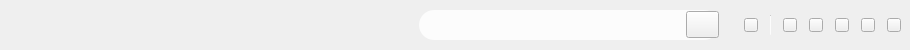
       <widget class="QWidget" name="topWidget" native="true">
        <property name="minimumSize">
         <size>
          <width>0</width>
          <height>50</height>
         </size>
        </property>
        <property name="maximumSize">
         <size>
          <width>16777215</width>
          <height>50</height>
         </size>
        </property>
        <property name="styleSheet">
         <string notr="true"/>
        </property>
        <layout class="QHBoxLayout" name="topWidgetLayout">
         <property name="spacing">
          <number>0</number>
         </property>
         <property name="leftMargin">
          <number>0</number>
         </property>
         <property name="topMargin">
          <number>0</number>
         </property>
         <property name="rightMargin">
          <number>0</number>
         </property>
         <property name="bottomMargin">
          <number>0</number>
         </property>
         <item>
          <widget class="QWidget" name="topLeftWidget" native="true">
           <property name="minimumSize">
            <size>
             <width>370</width>
             <height>0</height>
            </size>
           </property>
           <property name="maximumSize">
            <size>
             <width>370</width>
             <height>16777215</height>
            </size>
           </property>
           <property name="styleSheet">
            <string notr="true"/>
           </property>
           <widget class="QWidget" name="horizontalLayoutWidget">
            <property name="geometry">
             <rect>
              <x>10</x>
              <y>10</y>
              <width>101</width>
              <height>31</height>
             </rect>
            </property>
            <layout class="QHBoxLayout" name="userWindow">
             <property name="spacing">
              <number>0</number>
             </property>
             <property name="topMargin">
              <number>0</number>
             </property>
            </layout>
           </widget>
          </widget>
         </item>
         <item>
          <widget class="QWidget" name="topRightWidget" native="true">
           <property name="styleSheet">
            <string notr="true"/>
           </property>
           <layout class="QHBoxLayout" name="topRightWidgetLayout">
            <property name="spacing">
             <number>12</number>
            </property>
            <item>
             <spacer name="horizontalSpacer">
              <property name="orientation">
               <enum>Qt::Horizontal</enum>
              </property>
              <property name="sizeHint" stdset="0">
               <size>
                <width>40</width>
                <height>20</height>
               </size>
              </property>
             </spacer>
            </item>
            <item>
             <widget class="QWidget" name="searchWidget" native="true">
              <property name="minimumSize">
               <size>
                <width>300</width>
                <height>30</height>
               </size>
              </property>
              <property name="maximumSize">
               <size>
                <width>300</width>
                <height>30</height>
               </size>
              </property>
              <property name="styleSheet">
               <string notr="true">#searchWidget{background:rgba(255,255,255,200); border-radius:15px;}</string>
              </property>
              <layout class="QHBoxLayout" name="searchWidgetLayout">
               <property name="spacing">
                <number>0</number>
               </property>
               <property name="leftMargin">
                <number>10</number>
               </property>
               <property name="topMargin">
                <number>0</number>
               </property>
               <property name="rightMargin">
                <number>0</number>
               </property>
               <property name="bottomMargin">
                <number>0</number>
               </property>
               <item>
                <widget class="MusicLocalSongSearchInlineEdit" name="musicSongSearchLine" native="true">
                 <property name="minimumSize">
                  <size>
                   <width>260</width>
                   <height>30</height>
                  </size>
                 </property>
                 <property name="maximumSize">
                  <size>
                   <width>260</width>
                   <height>30</height>
                  </size>
                 </property>
                 <property name="styleSheet">
                  <string notr="true"/>
                 </property>
                 <property name="text" stdset="0">
                  <string/>
                 </property>
                </widget>
               </item>
               <item>
                <widget class="QToolButton" name="musicSearchButton">
                 <property name="minimumSize">
                  <size>
                   <width>33</width>
                   <height>27</height>
                  </size>
                 </property>
                 <property name="maximumSize">
                  <size>
                   <width>33</width>
                   <height>27</height>
                  </size>
                 </property>
                 <property name="text">
                  <string/>
                 </property>
                </widget>
               </item>
              </layout>
             </widget>
            </item>
            <item>
             <widget class="QLabel" name="marginLabel">
              <property name="minimumSize">
               <size>
                <width>1</width>
                <height>1</height>
               </size>
              </property>
              <property name="maximumSize">
               <size>
                <width>1</width>
                <height>1</height>
               </size>
              </property>
             </widget>
            </item>
            <item>
             <widget class="QToolButton" name="musicWindowChangeSkin">
              <property name="minimumSize">
               <size>
                <width>14</width>
                <height>14</height>
               </size>
              </property>
              <property name="maximumSize">
               <size>
                <width>14</width>
                <height>14</height>
               </size>
              </property>
              <property name="cursor">
               <cursorShape>PointingHandCursor</cursorShape>
              </property>
              <property name="text">
               <string/>
              </property>
             </widget>
            </item>
            <item>
             <widget class="QFrame" name="frame">
              <property name="minimumSize">
               <size>
                <width>1</width>
                <height>20</height>
               </size>
              </property>
              <property name="maximumSize">
               <size>
                <width>1</width>
                <height>20</height>
               </size>
              </property>
              <property name="styleSheet">
               <string notr="true">background:rgba(255,255,255,150)</string>
              </property>
              <property name="frameShape">
               <enum>QFrame::VLine</enum>
              </property>
              <property name="frameShadow">
               <enum>QFrame::Sunken</enum>
              </property>
              <property name="lineWidth">
               <number>1</number>
              </property>
              <property name="midLineWidth">
               <number>0</number>
              </property>
             </widget>
            </item>
            <item>
             <widget class="QToolButton" name="musicWindowSetting">
              <property name="minimumSize">
               <size>
                <width>14</width>
                <height>14</height>
               </size>
              </property>
              <property name="maximumSize">
               <size>
                <width>14</width>
                <height>14</height>
               </size>
              </property>
              <property name="cursor">
               <cursorShape>PointingHandCursor</cursorShape>
              </property>
              <property name="text">
               <string/>
              </property>
             </widget>
            </item>
            <item>
             <widget class="QToolButton" name="musicWindowConcise">
              <property name="minimumSize">
               <size>
                <width>14</width>
                <height>14</height>
               </size>
              </property>
              <property name="maximumSize">
               <size>
                <width>14</width>
                <height>14</height>
               </size>
              </property>
              <property name="cursor">
               <cursorShape>PointingHandCursor</cursorShape>
              </property>
              <property name="text">
               <string/>
              </property>
             </widget>
            </item>
            <item>
             <widget class="QToolButton" name="musicWindowRemote">
              <property name="minimumSize">
               <size>
                <width>14</width>
                <height>14</height>
               </size>
              </property>
              <property name="maximumSize">
               <size>
                <width>14</width>
                <height>14</height>
               </size>
              </property>
              <property name="cursor">
               <cursorShape>PointingHandCursor</cursorShape>
              </property>
              <property name="text">
               <string/>
              </property>
             </widget>
            </item>
            <item>
             <widget class="QToolButton" name="minimization">
              <property name="minimumSize">
               <size>
                <width>14</width>
                <height>14</height>
               </size>
              </property>
              <property name="maximumSize">
               <size>
                <width>14</width>
                <height>14</height>
               </size>
              </property>
              <property name="cursor">
               <cursorShape>PointingHandCursor</cursorShape>
              </property>
              <property name="text">
               <string/>
              </property>
             </widget>
            </item>
            <item>
             <widget class="QToolButton" name="windowClose">
              <property name="minimumSize">
               <size>
                <width>14</width>
                <height>14</height>
               </size>
              </property>
              <property name="maximumSize">
               <size>
                <width>14</width>
                <height>14</height>
               </size>
              </property>
              <property name="cursor">
               <cursorShape>PointingHandCursor</cursorShape>
              </property>
              <property name="text">
               <string/>
              </property>
             </widget>
            </item>
           </layout>
          </widget>
         </item>
        </layout>
       </widget>
